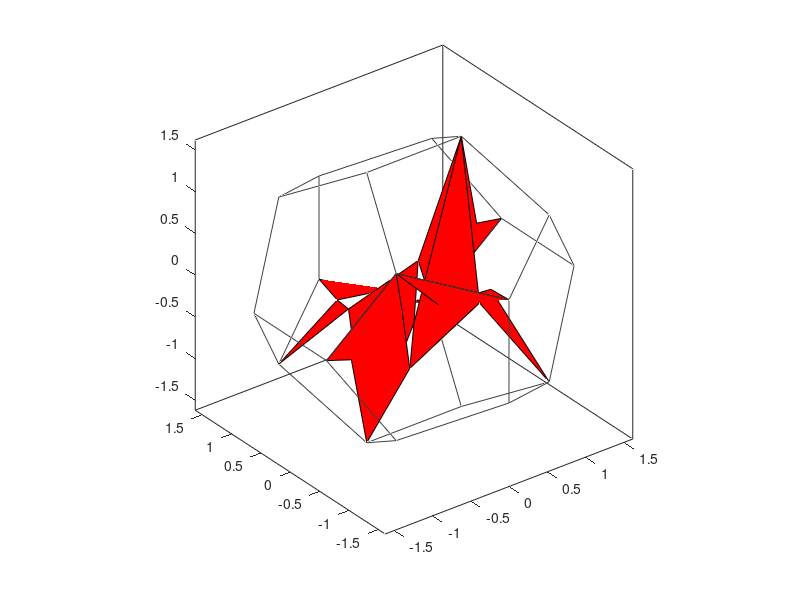

The MATLAB source for this figure:
p = (1+sqrt(5))/2;
q = 1/p;
verts = [-1 -1 -1; ...
         -1 -1  1; ...
          1 -1  1; ...
          1 -1 -1; ...
         -q  0 -p; ...
         -p -q  0; ...
          0 -p  q; ...
         -p  q  0; ...
          0 -p -q; ...
          q  0 -p; ...
         -q  0  p; ...
          0  p  q; ...
          p -q  0; ...
          0  p -q; ...
          p  q  0; ...
          q  0  p; ...
         -1  1  1; ...
         -1  1 -1; ...
          1  1 -1; ...
          1  1  1];


grey = [.25 .25 .25];
scatter3(verts(:,1),verts(:,2),verts(:,3),'MarkerFaceColor',grey);
fill3(verts(:,1),verts(:,2),verts(:,3), 'red');
axis vis3d;
grid off;
box on;

###

s = [1 1 1 2 2  2 3  3  3 4  4  4  5  5 6 7  8  8 10 11 11 12 12 12 13 14 14 15 15 16];
e = [5 6 9 6 7 11 7 13 16 9 10 13 10 18 8 9 17 18 19 16 17 14 17 20 15 18 19 19 20 20];
n = nan(1,30);
lx = [verts(s',1)'; verts(e',1)'; n];
ly = [verts(s',2)'; verts(e',2)'; n];
lz = [verts(s',3)'; verts(e',3)'; n];
l = line(lx(:),ly(:),lz(:),'Color',grey);




